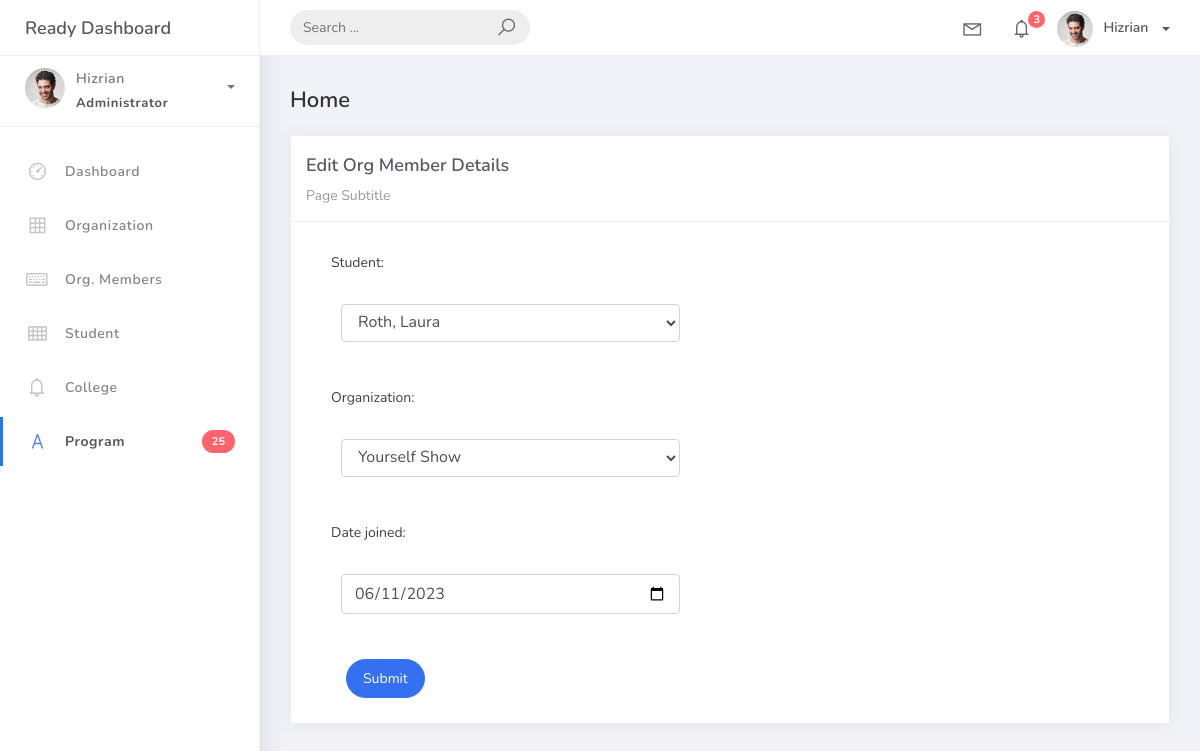
Before: /orgmember_list/52/ with the older database file.
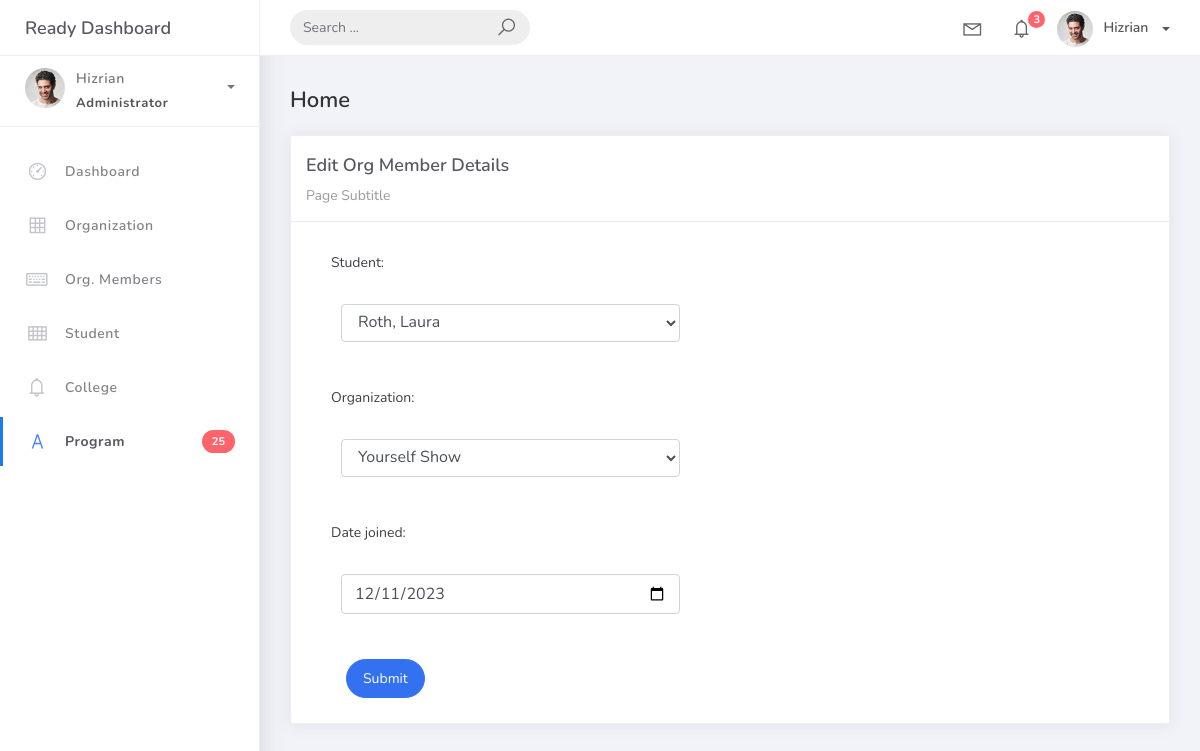
After: the same page with the newer database file.
### studentorg/models.py (models this page shows, shortened)
class BaseModel(models.Model):
    created_at = models.DateTimeField(auto_now_add=True, db_index=True)
    upated_at = models.DateTimeField(auto_now=True)
    class Meta:
        abstract = True

class OrgMember(BaseModel):
    student = models.ForeignKey(Student, on_delete=models.CASCADE)
    organization = models.ForeignKey(Organization, on_delete=models.CASCADE)
    date_joined = models.DateField()

### studentorg/views.py (the view)
# urls.py: path('orgmember_list/<pk>/', OrgMemberUpdateView.as_view(), name='orgmember-update'),
class OrgMemberUpdateView(UpdateView):
     model = OrgMember
     form_class = OrgMemberForm
     template_name = 'orgmember_edit.html'
     success_url = reverse_lazy('orgmember-list')

### studentorg/forms.py
class OrgMemberForm(ModelForm):
    class Meta:
        model = OrgMember
        fields = "__all__"
        widgets = {
            'date_joined': forms.DateInput(attrs={'type': 'date'})
        }

### studentorg/models.py (called while the page is built)
    def __str__(self):
        return self.name

    def __str__(self):
        return f"{self.lastname}, {self.firstname}"

### templates/orgmember_edit.html (shortened to what this page needs)
{% extends 'base.html' %}
{% load static %}
{% block content %}
  <div class="content">
    <div class="container-fluid">
      <h4 class="page-title">Home</h4>
      <div class="row">
        <div class="col-md-12">
          <div class="card">
            <div class="card-header">
              <div class="card-title">Edit Org Member Details</div>
              <div class="card-category">Page Subtitle</div>
            </div>
            <div class="col-md-6">
              <div class="card-body">
                <form class="" action="" method="post" novalidate>
                  {% include 'includes/form.html' %}
                  <div class="form-group">
                    <div class="col-md-12 col-sm-3">
                      <button type="submit" class="btn btn-primary btn-rounded">Submit</button>
                    </div>
                  </div>
                </form>
              </div>
            </div>
          </div>
        </div>
      </div>
    </div>
  </div>
{% endblock %}

### templates/includes/form.html (shortened to what this page needs)
{% load widget_tweaks %}
{% for field in form %}
<div class="field item form-group">
        <label>{{ field.label_tag }}</label>
    <div class="form-group">
        {% render_field field class="form-control" %}
    </div>
</div>
{% endfor %}

Changed rows visible on the page:
changed OrgMember "Roth, Laura": date_joined "06/11/2023" → "12/11/2023"
